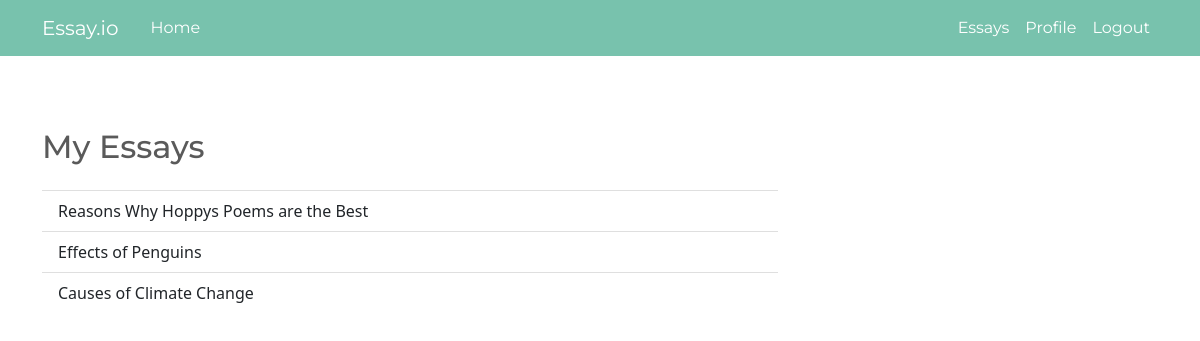
Screenshot of /papers/ (signed in) with the database file from the repository.
### blog/models.py (models this page shows, shortened)
class Essay(models.Model):
    author = models.ForeignKey(User, on_delete=models.CASCADE, null=True)
    title = models.CharField(max_length=150)
    content = RichTextField(blank=True, null=True)

### blog/views.py (the view)
# urls.py: path("papers/", Papers, name="blog-papers"),
@login_required
def Papers(request):
    author = request.user
    papersNonCleaned = Essay.objects.filter(author=author)
    papers = [{"title": x[2], "content": x[3], "id": x[0]} for x in papersNonCleaned.values_list()]
    papers = list(reversed(papers))
    context = {"papers": papers  }
    return render(request, "blog/papers.html", context)

### blog/templates/blog/papers.html (shortened to what this page needs)
{% extends 'blog/base.html' %}
{% block content %}
<div>
    <h2 class="my-2 py-3" > My Essays </h2>
    <ul id="sidebar-content" class="list-group list-group-flush" style="width: 100%" >
            {% for item in papers %}
                <li><a href="/paper/{{item.id}}/" class="list-group-item">{{item.title}}</a></li>
            {% endfor %}
    </ul>
</div>
{% endblock  %}

### blog/static/blog/main.css (style rules this page uses)
li::marker { color: white !important; }

### rows the page displays
Essay: title "Reasons Why Hoppys Poems are the Best"
Essay: title "Effects of Penguins"
Essay: title "Causes of Climate Change"
